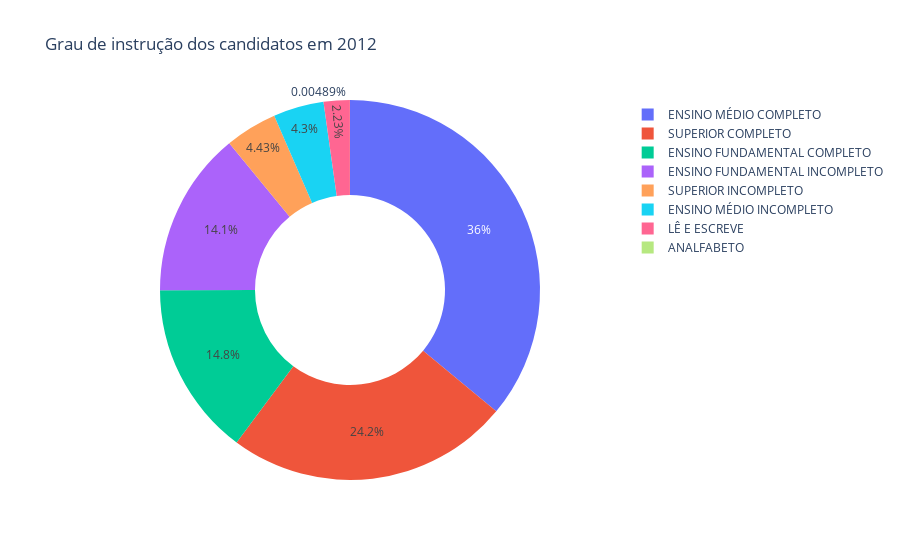

Here is the notebook cell this chart was saved with:
### Markdown cell above
Os dados de 2012 não apresentaram nenhuma anomalia quanto ao grau de instrução, portanto a plotagem não precisou de nenhum tratamento prévio.

### Code cell
#Configuração dos dados para gráfico de setores
data = [go.Pie(labels=dados2012.descricao_grau_instrucao.value_counts().index,
               values=dados2012.descricao_grau_instrucao.value_counts().values,
               direction='clockwise',
               hole=0.5)]

#Configuração de layout
layout = go.Layout(title='Grau de instrução dos candidatos em 2012')

#Criação do objeto figure
fig = go.Figure(data=data, layout=layout)

#py.plot(fig, filename='grau_instrucao_2012.html')
py.iplot(fig, show_link=True)

### Figure 1 — Plotly figure (JSON) as saved in the notebook; plotly's stock layout.template omitted (floating-point values rounded to 4 significant figures)
{"data": [{"direction": "clockwise", "hole": 0.5, "labels": ["ENSINO MÉDIO COMPLETO", "SUPERIOR COMPLETO", "ENSINO FUNDAMENTAL COMPLETO", "ENSINO FUNDAMENTAL INCOMPLETO", "SUPERIOR INCOMPLETO", "ENSINO MÉDIO INCOMPLETO", "LÊ E ESCREVE", "ANALFABETO"], "type": "pie", "values": [29446, 19749, 12107, 11488, 3621, 3514, 1820, 4]}], "layout": {"title": {"text": "Grau de instrução dos candidatos em 2012"}}}
